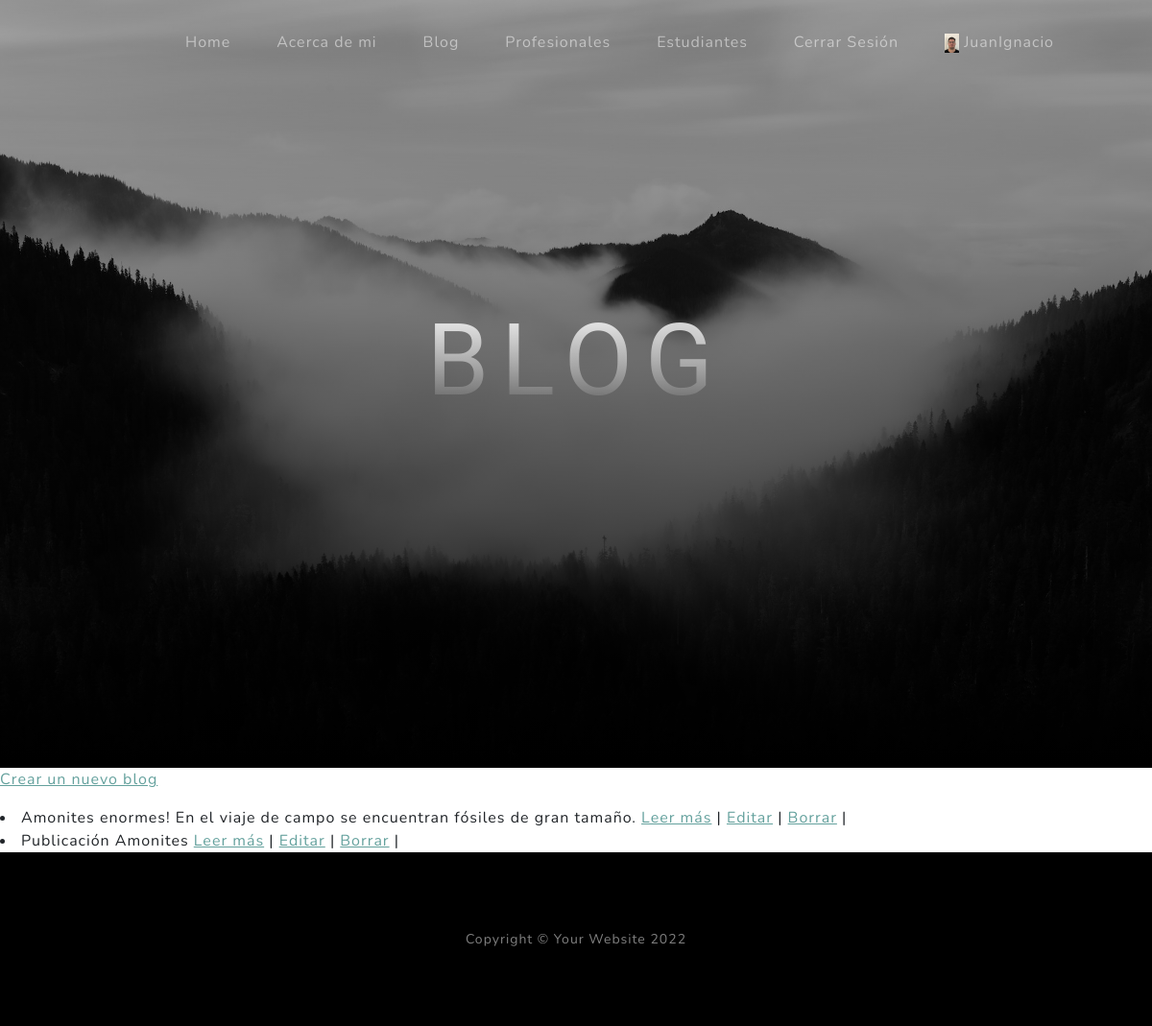
Screenshot of /blog/pages/ (signed in) with the database file from the repository.
### account/models.py (models this page shows)
class UserExtension (models.Model):
    avatar = models.ImageField(upload_to='avatar', null=True, blank=True)
    user = models.OneToOneField (User, on_delete=models.CASCADE)
    link = models.URLField (null=True)
    descripcion = models.CharField (max_length=200)

### blog/models.py (models this page shows)
class Blogs (models.Model):
    titulo = models.CharField(max_length=30)
    subtitulo = models.CharField(max_length=30)
    cuerpo = RichTextField(blank=True, null=True)
    imagen = models.ImageField(upload_to='imagen',null=True)
    resumen = models.CharField(max_length=100)
    autor = models.CharField(max_length=30)
    fecha_publicacion = models.DateTimeField(default=timezone.now)
    def __str__(self):
        return f'{self.titulo} {self.resumen}'

### blog/views.py (the view)
# urls.py: path('pages/', views.BlogLista.as_view(), name = 'blog_lista'),
class BlogLista (ListView):
    model = Blogs
    template_name = 'blog/blog_lista.html'

### blog/templates/blog/blog_lista.html (shortened to what this page needs)
{% extends 'index/index.html' %}
{% block 'header_text_block' %}
    <h1 class="mx-auto my-0 text-uppercase">Blog</h1>
{% endblock 'header_text_block' %}
{% block 'body_block' %}
<p>
        <a href={% url 'blog_crear' %}>Crear un nuevo blog</a>
</p>
      {% for blog in object_list %}
        <li>
              {{blog}}
                  <a href={% url 'blog_detalle' blog.id %}>Leer más</a> |
                  <a href={% url 'blog_editar' blog.id %}>Editar</a> |
                  <a href={% url 'blog_borrar' blog.id %}>Borrar</a> |
        </li>
      {% endfor %}
{% endblock 'body_block' %}

### index/templates/index/index.html (shortened to what this page needs)
<!DOCTYPE html>
<html lang="en">
    {% load static %}
    <head>
        <link href={% static 'css/styles.css' %} rel="stylesheet" />
    </head>
    <body id="page-top">
        <nav class="navbar navbar-expand-lg navbar-light fixed-top" id="mainNav">
            <div class="container px-4 px-lg-5">
                <div class="collapse navbar-collapse" id="navbarResponsive">
                    <ul class="navbar-nav ms-auto">
                        <li class="nav-item"><a class="nav-link" href={% url 'index' %}>Home</a></li>
                        <li class="nav-item"><a class="nav-link" href={% url 'about' %}>Acerca de mi</a></li>
                        <li class="nav-item"><a class="nav-link" href={% url 'blog_lista' %}>Blog</a></li>
                        <li class="nav-item"><a class="nav-link" href={% url 'profesional_lista' %}>Profesionales</a></li>
                        <li class="nav-item"><a class="nav-link" href={% url 'estudiante' %}>Estudiantes</a></li>
                        {% if request.user.is_authenticated %}
                        <li class="nav-item"><a class="nav-link" href={% url 'logout' %}>Cerrar Sesión</a></li>
                        <li class="nav-item"><a class="nav-link" href={% url 'datos_usuario' %}>
                            {% if request.user.userextension.avatar %}
                            <img src= "{{request.user.userextension.avatar.url}}" alt="imagen de perfil" height='20px'>
                            {{request.user.username}}
                            {% else %}
                            {{request.user.username}}
                            {% endif %}
                        </a></li>
                        {% else %}
                        <li class="nav-item"><a class="nav-link" href={% url 'login' %}>Iniciar Sesión</a></li>
                        <li class="nav-item"><a class="nav-link" href={% url 'registrarse' %}>Registrarse</a></li>
                        {% endif %}
                    </ul>
                </div>
            </div>
        </nav>
        {% block 'header_block' %}
        <header class="masthead">
            <div class="container px-4 px-lg-5 d-flex h-100 align-items-center justify-content-center">
                <div class="d-flex justify-content-center">
                    <div class="text-center">
                        {% block 'header_text_block' %}{% endblock 'header_text_block' %}
                    </div>
                </div>
            </div>
        </header>
        {% endblock 'header_block' %}
        {% block 'body_block' %}
        {% endblock 'body_block' %}
        <footer class="footer bg-black small text-center text-white-50"><div class="container px-4 px-lg-5">Copyright &copy; Your Website 2022</div></footer>
    </body>
</html>

### rows the page displays
Blogs: titulo+resumen "Amonites enormes! En el viaje de campo se encuentran fósiles de gran tamaño."
Blogs: titulo+resumen "Publicación Amonites"

### other values shown
{{ request.user.username }} "JuanIgnacio"
